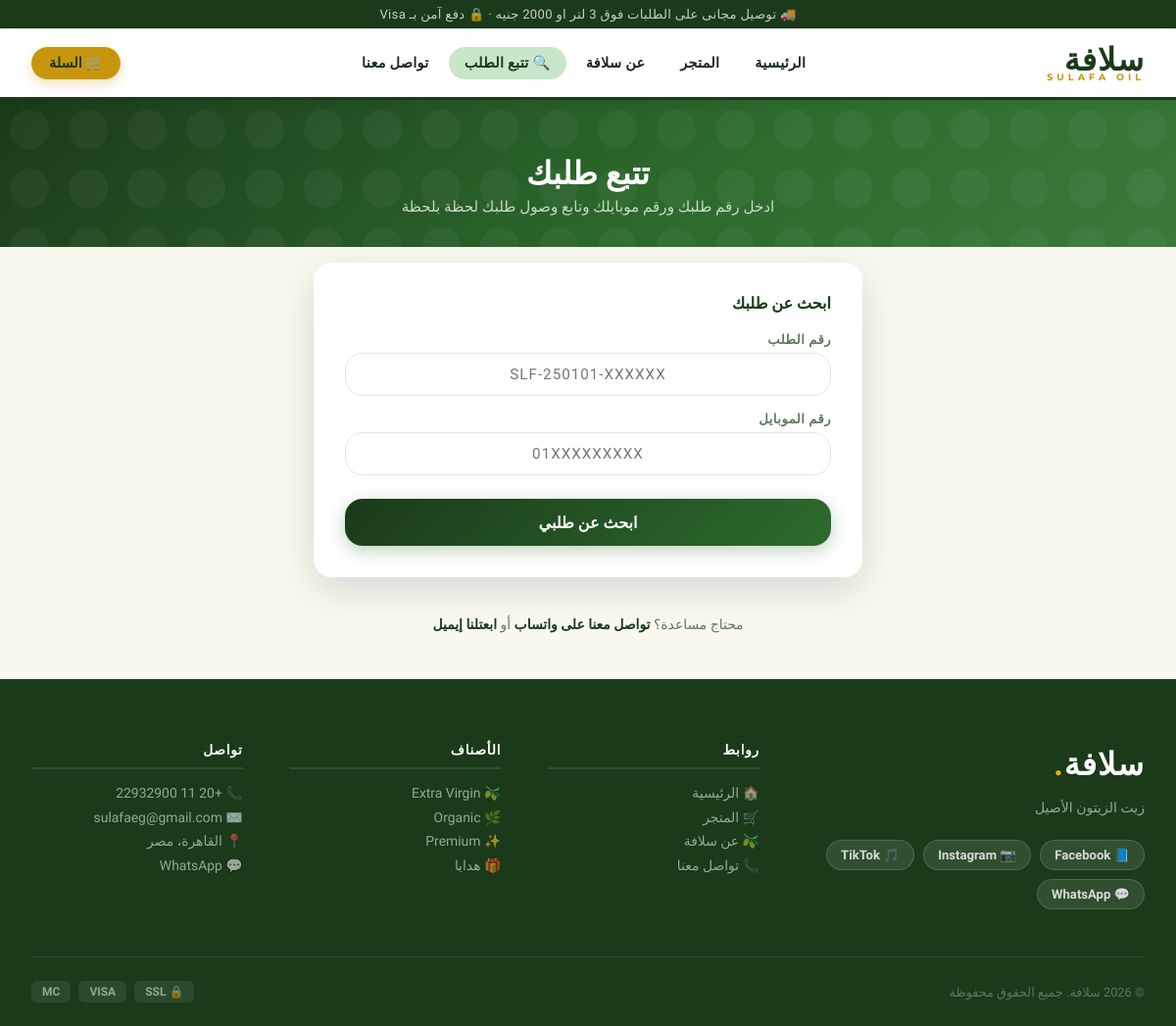
Page /track on the committed database.
### tables this page shows
CREATE TABLE settings (
            key TEXT PRIMARY KEY,
            value TEXT
        );

### app.py (the view, shortened to what this page needs)
@app.route('/track')
def track():
    order_number = request.args.get('order_number', '').strip()
    phone        = request.args.get('phone', '').strip()
    if not order_number and not phone:
        return render_template('track.html', order=None, error=False)

### app.py (called while the page is built)
def get_db():#الهدف من الدالة دي هو انها ترجع اتصال بقاعدة البيانات SQLite لكل طلب بييجي للفلسك، وبتخزنه في g اللي هو مكان مخصص لتخزين البيانات الخاصة بكل طلب. لو مفيش اتصال موجود بالفعل في g، بيتم إنشاء اتصال جديد وربطه بيه. كمان بيتم تعيين row_factory علشان نقدر نوصل للبيانات باستخدام أسماء الأعمدة بدل من الفهارس.
    if 'db' not in g:
        g.db = sqlite3.connect(DB_PATH)
        g.db.row_factory = sqlite3.Row
    return g.db

def get_lang():#بترجع اللغة الحالية من الجلسة، أو 'ar' كافتراضي إذا ما تم تعيينها. ده بيستخدم لتحديد اللغة اللي هيتم عرض المحتوى بيها في الواجهة.
    return session.get('lang', 'ar')

def get_all_settings():#ثم بتجيب كل الإعدادات من جدول الإعدادات في قاعدة البيانات وترجعها كقاموس (dictionary) حيث المفاتيح هي أسماء الإعدادات والقيم هي القيم المرتبطة بيها. ده بيستخدم لما نحتاج نجيب كل الإعدادات مرة واحدة، زي ما بنعمل في context processor علشان نقدر نستخدمها في كل القوالب.
    rows = get_db().execute('SELECT key, value FROM settings').fetchall()
    return {r['key']: r['value'] for r in rows}

def cart_count():#ثم حساب عدد المنتجات في عربة التسوق بناءً على معرف الجلسة (session ID) المخزن في الجلسة. بيبدأ بجلب معرف الجلسة، ولو ما كانش موجود بيرجع 0. بعدين بيعمل استعلام لقاعدة البيانات لحساب مجموع الكميات لكل المنتجات المرتبطة بمعرف الجلسة ده في جدول العربة (cart). النتيجة النهائية هي عدد المنتجات الإجمالي في العربة.
    sid = session.get('sid', '')
    if not sid:
        return 0
    row = get_db().execute(
        'SELECT COALESCE(SUM(quantity),0) FROM cart WHERE sid=?', (sid,)
    ).fetchone()
    return row[0]

@app.context_processor
def inject_globals():#حقن كل الإعدادات واللغة الحالية في سياق القالب
    return dict(s=get_all_settings(), lang=get_lang())

### templates/track.html (shortened to what this page needs)
{% extends "base.html" %}
{% block body %}
<div class="trk-hero">
  <div class="wrap">
    <h1> تتبع طلبك</h1>
    <p>ادخل رقم طلبك ورقم موبايلك وتابع وصول طلبك لحظة بلحظة</p>
  </div>
</div>
<div class="co-pg" style="padding-top:2.5rem">
<div class="wrap">
  <div class="trk-search-wrap">
    <h2> ابحث عن طلبك</h2>
    <form method="GET" action="{{ url_for('track') }}">
      <div class="trk-field">
        <label>رقم الطلب</label>
        <input type="text" name="order_number" placeholder="SLF-250101-XXXXXX"
               value="{{ request.args.get('order_number','') }}" required autocomplete="off">
      </div>
      <div class="trk-field">
        <label>رقم الموبايل</label>
        <input type="tel" name="phone" placeholder="01XXXXXXXXX"
               value="{{ request.args.get('phone','') }}" required maxlength="11" minlength="11">
      </div>
      <button type="submit" class="trk-btn"> ابحث عن طلبي</button>
    </form>
  </div>
  <div class="trk-help">
    <p>
      محتاج مساعدة؟
      <a href="https://wa.me/{{ s.whatsapp }}" target="_blank"> تواصل معنا على واتساب</a>
      أو
      <a href="{{ url_for('contact') }}"> ابعتلنا إيميل</a>
    </p>
  </div>
</div>
</div>
{% endblock %}

### templates/base.html (shortened to what this page needs)
<!DOCTYPE html>
<html lang="ar" dir="rtl">
<head>
</head>
<body>
  <div class="topbar">
    <p>{{ s.topbar_text or '🚚 توصيل مجانى على الطلبات فوق 2000 جنيه او 2 لتر · 🔒 دفع آمن بـ Visa' }}</p>
  </div>
  <nav class="nav">
    <div class="nav-inner">
      <a href="{{ url_for('index') }}" class="brand">
        <div class="brand-logo">{{ s.site_name_ar }}<span>SULAFA OIL</span></div>
      </a>
      <div class="nav-links">
        <a href="{{ url_for('index') }}"   {% if request.endpoint == 'index'                    %}class="on"{% endif %}>الرئيسية</a>
        <a href="{{ url_for('shop') }}"    {% if request.endpoint in ['shop','product']          %}class="on"{% endif %}>المتجر</a>
        <a href="{{ url_for('about') }}"   {% if request.endpoint == 'about'                    %}class="on"{% endif %}>عن سلافة</a>
        <a href="{{ url_for('track') }}"   {% if request.endpoint == 'track'                    %}class="on"{% endif %}>🔍 تتبع الطلب</a>
        <a href="{{ url_for('contact') }}" {% if request.endpoint == 'contact'                  %}class="on"{% endif %}>تواصل معنا</a>
      </div>
      <div class="nav-right">
        {% set cnt = cart_count() %}
        <a href="{{ url_for('cart_view') }}" class="cart-btn">
          🛒 السلة
        </a>
      </div>
    </div>
  </nav>
  {% block body %}{% endblock %}
  <footer class="footer">
    <div class="footer-grid">
      <div>
        <div class="f-brand-name">{{ s.site_name_ar }}<span>.</span></div>
        <p class="f-desc">{{ s.tagline_ar }}</p>
        <div class="social-links">
          {% if s.facebook  %}<a href="{{ s.facebook }}"               target="_blank" class="social-link">📘 Facebook</a>{% endif %}
          {% if s.instagram %}<a href="{{ s.instagram }}"              target="_blank" class="social-link">📷 Instagram</a>{% endif %}
          {% if s.tiktok    %}<a href="{{ s.tiktok }}"                 target="_blank" class="social-link">🎵 TikTok</a>{% endif %}
          {% if s.whatsapp  %}<a href="https://wa.me/{{ s.whatsapp }}" target="_blank" class="social-link">💬 WhatsApp</a>{% endif %}
        </div>
      </div>
      <div class="f-col">
        <h5>روابط</h5>
        <a href="{{ url_for('index')   }}">🏠 الرئيسية</a>
        <a href="{{ url_for('shop')    }}">🛒 المتجر</a>
        <a href="{{ url_for('about')   }}">🫒 عن سلافة</a>
        <a href="{{ url_for('contact') }}">📞 تواصل معنا</a>
      </div>
      <div class="f-col">
        <h5>الأصناف</h5>
        <a href="{{ url_for('shop') }}?cat=بكر ممتاز">🫒 Extra Virgin</a>
        <a href="{{ url_for('shop') }}?cat=عضوى">🌿 Organic</a>
        <a href="{{ url_for('shop') }}?cat=فاخر">✨ Premium</a>
        <a href="{{ url_for('shop') }}?cat=طقم هدايا">🎁 هدايا</a>
      </div>
      <div class="f-col">
        <h5>تواصل</h5>
        <a href="tel:{{ s.phone }}">📞 {{ s.phone }}</a>
        <a href="mailto:{{ s.email }}">✉️ {{ s.email }}</a>
        <a href="#">📍 {{ s.address_ar }}</a>
        {% if s.whatsapp %}<a href="https://wa.me/{{ s.whatsapp }}" target="_blank">💬 WhatsApp</a>{% endif %}
      </div>
    </div>
    <div class="footer-bottom">
      <p>© 2026 {{ s.site_name_ar }}. جميع الحقوق محفوظة</p>
      <div class="pay-row">
        <span class="pay-badge">🔒 SSL</span>
        <span class="pay-badge">VISA</span>
        <span class="pay-badge">MC</span>
      </div>
    </div>
  </footer>
</body>
</html>

### templates/base.html (style rules this page uses)
*, *::before, *::after { margin: 0; padding: 0; box-sizing: border-box; }
:root { --dark-green: #1a3a1a; --mid-green: #2d6b2d; --bright-green:#3d8b3d; --light-green: #c8e6c9; --cream: #faf9f0; --gold: #c8960c; --gold-bright: #e6b015; --white: #ffffff; --text: #1a2b1a; --muted: #5a7a5a; --border: #e0ebd0; --red: #c0392b; --r: 10px; --r-lg: 18px; --shadow: 0 2px 14px rgba(26,58,26,.10); --shadow-md: 0 6px 28px rgba(26,58,26,.14); --shadow-lg: 0 14px 50px rgba(26,58,26,.18); }
html { scroll-behavior: smooth; }
body { font-family: 'Tajawal', sans-serif; background: var(--cream); color: var(--text); -webkit-font-smoothing: antialiased; }
a { text-decoration: none; color: inherit; }
button, input, select, textarea { font-family: inherit; }
.topbar { background: var(--dark-green); padding: 7px 0; text-align: center; }
.topbar p { color: rgba(255,255,255,.75); font-size: .82rem; letter-spacing: .3px; }
.nav { background: var(--white); border-bottom: 3px solid var(--dark-green); position: sticky; top: 0; z-index: 900; box-shadow: 0 2px 12px rgba(0,0,0,.08); }
.nav-inner { max-width: 1280px; margin: 0 auto; padding: 0 2rem; height: 70px; display: flex; align-items: center; justify-content: space-between; gap: 1rem; }
.brand { display: flex; align-items: center; gap: 10px; }
.brand-logo { font-size: 2rem; font-weight: 900; font-family: 'Playfair Display', serif; color: var(--dark-green); letter-spacing: 1px; line-height: 1; }
.brand-logo span { color: var(--gold); display: block; font-size: .6rem; font-family: 'Montserrat', sans-serif; letter-spacing: 4px; font-weight: 700; margin-top: -2px; }
.nav-links { display: flex; align-items: center; gap: 4px; }
.nav-links a { color: var(--text); font-size: .9rem; font-weight: 600; padding: 8px 16px; border-radius: 50px; transition: .2s; letter-spacing: .3px; }
.nav-links a:hover, .nav-links a.on { color: var(--dark-green); background: var(--light-green); }
.nav-right { display: flex; align-items: center; gap: .75rem; }
.cart-btn { position: relative; background: var(--gold); color: var(--dark-green); padding: 8px 18px; border-radius: 50px; font-size: .9rem; font-weight: 800; display: flex; align-items: center; gap: 6px; transition: .2s; box-shadow: 0 4px 12px rgba(200,150,12,.3); }
.wrap { max-width: 1280px; margin: 0 auto; padding: 0 2rem; }
.footer { background: var(--dark-green); color: rgba(255,255,255,.8); padding: 4rem 2rem 0; }
.footer-grid { max-width: 1280px; margin: 0 auto; display: grid; grid-template-columns: 1.6fr 1fr 1fr 1fr; gap: 3rem; padding-bottom: 3rem; }
.f-brand-name { font-size: 2rem; font-weight: 900; font-family: 'Playfair Display', serif; color: #fff; letter-spacing: 1px; }
.f-brand-name span { color: var(--gold-bright); }
.f-desc { color: rgba(255,255,255,.55); font-size: .88rem; line-height: 1.75; margin-top: .75rem; margin-bottom: 1.25rem; }
.social-links { display: flex; gap: .6rem; flex-wrap: wrap; }
.social-link { display: flex; align-items: center; gap: 6px; background: rgba(255,255,255,.1); border: 1px solid rgba(255,255,255,.15); color: rgba(255,255,255,.8); padding: 7px 14px; border-radius: 50px; font-size: .82rem; font-weight: 600; transition: .2s; }
.f-col h5 { color: #fff; font-size: .85rem; font-weight: 800; text-transform: uppercase; letter-spacing: .8px; margin-bottom: 1rem; padding-bottom: .6rem; border-bottom: 2px solid rgba(255,255,255,.1); }
.f-col a { display: flex; align-items: center; gap: 7px; color: rgba(255,255,255,.55); font-size: .87rem; margin-bottom: .55rem; transition: .2s; }
.footer-bottom { max-width: 1280px; margin: 0 auto; padding: 1.5rem 0; border-top: 1px solid rgba(255,255,255,.1); display: flex; align-items: center; justify-content: space-between; flex-wrap: wrap; gap: 1rem; }
.footer-bottom p { color: rgba(255,255,255,.3); font-size: .8rem; }
.pay-row { display: flex; gap: .5rem; }
.pay-badge { background: rgba(255,255,255,.08); padding: 4px 11px; border-radius: 6px; color: rgba(255,255,255,.5); font-size: .75rem; font-weight: 700; }

### rows in the picture
settings: value "🚚 توصيل مجانى على الطلبات فوق 3 لتر او 2000 جنيه · 🔒 دفع آمن بـ Visa"
settings: site_name_ar "سلافة"
settings: tagline_ar "زيت الزيتون الأصيل"
settings: phone "+20 11 22932900"
settings: email "sulafaeg@gmail.com"
settings: address_ar "القاهرة، مصر"
